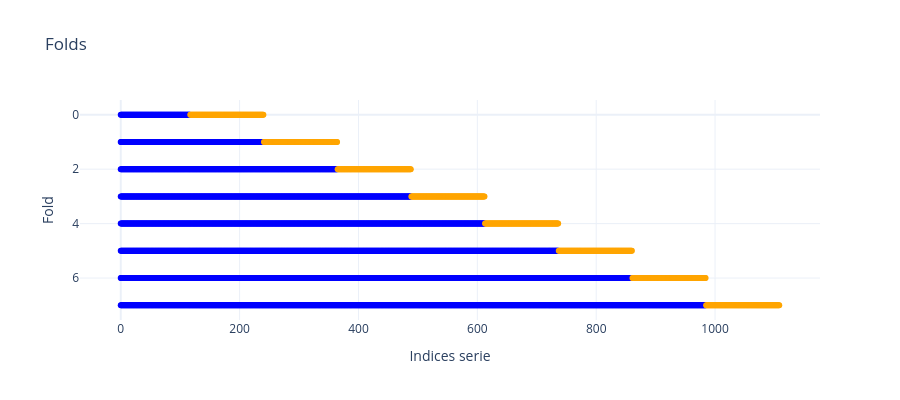

Write notebook code for a chart like this one.
### Code cell
# visualizacion de los folds 
# se muestra de forma visual como funcionan los folds
# si no se define el tamaño de test, en la primera iteracion se toma igual cantidad de datos para train que para test
# por eso se toman los folds de prueba como de la longitud de datos de validación
size_test = len(val_data)
gap = 0 # distancia (cantidad de observaciones) que se deja entre train y test
n_splits = 8
tscv = TimeSeriesSplit(n_splits=n_splits, test_size=size_test, gap=gap)

folds, indexes, types = [], [], []

for fold_idx, (train_idx, test_idx) in enumerate(tscv.split(folds_data)):
    folds.extend([fold_idx] * len(train_idx)) 
    indexes.extend(train_idx)
    types.extend(['Train'] * len(train_idx))

    folds.extend([fold_idx] * len(test_idx))
    indexes.extend(test_idx)
    types.extend(['Test'] * len(test_idx))

# figura con plotly
fig = go.Figure()

# data train
fig.add_trace(go.Scatter(
    x=indexes, y=folds,
    mode='markers',
    marker=dict(color=['blue' if t == 'Train' else 'orange' for t in types], size=6),
    text=types,
    hovertemplate='Index: %{x}<br> Fold: %{y}<br> Tipo: %{text}<extra></extra>'
))

fig.update_layout(
    title='Folds',
    xaxis_title='Indices serie',
    yaxis_title='Fold',
    yaxis=dict(autorange='reversed'),
    legend_title='Tipo de conjunto',
    template='plotly_white',
    height=400
)
fig.show()

### Figure 1 — Plotly figure (JSON) as saved in the notebook; plotly's stock layout.template omitted (floating-point values rounded to 4 significant figures; data arrays with more than 128 entries replaced by an {"elided": "..."} marker saying what was removed)
{"data": [{"hovertemplate": "Index: %{x}<br> Fold: %{y}<br> Tipo: %{text}<extra></extra>", "marker": {"color": {"elided": "5400 str values"}, "size": 6}, "mode": "markers", "text": {"elided": "5400 str values"}, "type": "scatter", "x": {"elided": "5400 int values"}, "y": {"elided": "5400 int values"}}], "layout": {"height": 400, "legend": {"title": {"text": "Tipo de conjunto"}}, "title": {"text": "Folds"}, "xaxis": {"title": {"text": "Indices serie"}}, "yaxis": {"autorange": "reversed", "title": {"text": "Fold"}}}}
